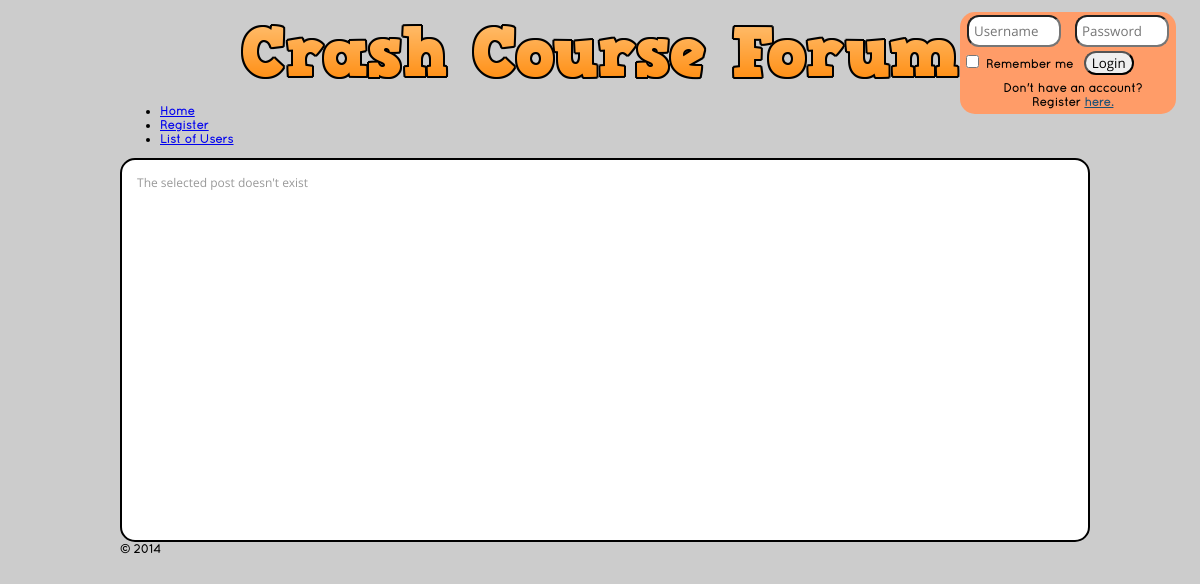
The app's page /index.php?loc=showpost&pa=1&pd=2014-08-06 01:11:44, older data.
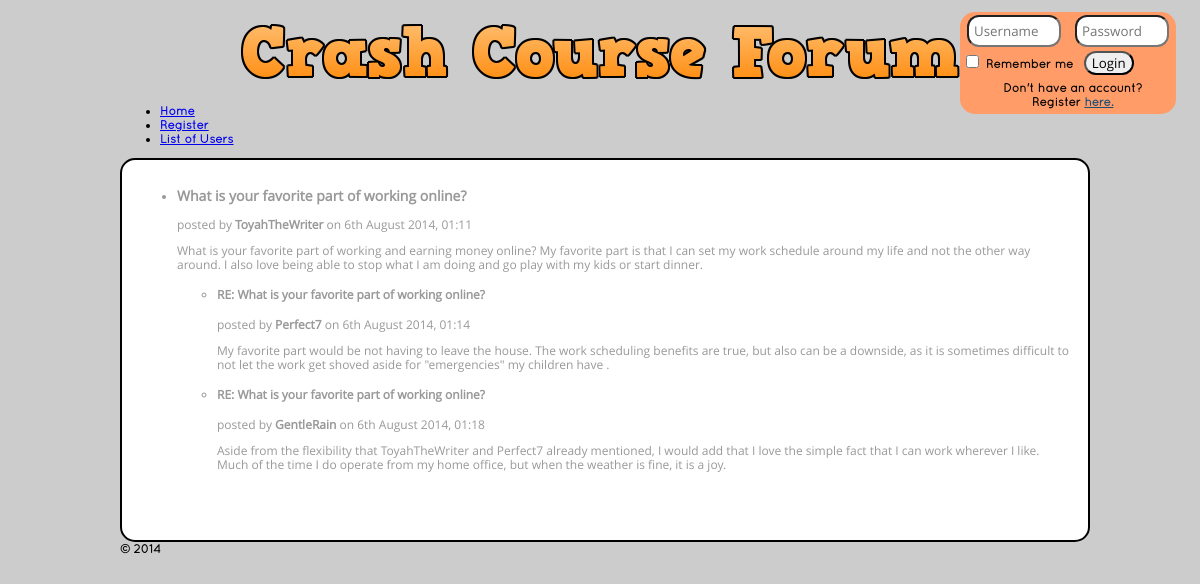
The same page, newer data.
### tables this page shows
create table post
(
author int  not null,
clocked datetime  not null,
content varchar(1024) not null,
subject varchar(256) not null,
udel boolean default false,
foreign key(author) references user(uid) on delete cascade,
primary key(author, clocked)
);

create table user 
(
uid int not null auto_increment,
alias varchar(16) not null,
pwd blob not null,
lastonline datetime not null,
type enum('O', 'A') not null,
primary key(uid),
unique(alias)
);

### functions.php (the view, shortened to what this page needs)
<?php
function showPost($pa, $pd) {
	$sqlP = sprintf("select * from post where author=%s and clocked='%s'", $pa, $pd);
	$uAlias = getAlias($pa);
	$queryP = sendQuery($sqlP);
	$rowc = $queryP->num_rows;
	if($rowc === 0) {
		$result = 'The selected post doesn\'t exist';
	} else {
	$rowP = $queryP->fetch_row();
	$result = sprintf("<ul><li><h3>%s</h3> posted by <b>%s</b> on %s <p>%s</p>", $rowP[3], $uAlias, date("jS F Y, H:i", strtotime($rowP[1])), $rowP[2]);
	}
	$result .= '</li>';
	$resultT = showThread($pa, $pd);
	if(empty($resultT) && $rowc != 0) {
		$result .= '<p>No one replied to this post.</p>';
	} else {
		$result .= $resultT;
	}
	$result .= '</ul>';
	echo $result;
}
function showThread($pa, $pd) {
	$sql = sprintf("select * from post p join (select * from thread where authororg = %s and clockedorg = '%s') s on p.author = s.author and p.clocked = s.clocked", $pa, $pd);
		$query = sendQuery($sql);
	$rowc = $query->num_rows;
	if($rowc === 0) {
		return;
	} else {
		$result = '<ul>';
								while($row = $query->fetch_row()) {
										$uAlias = getAlias($row[0]);
										$result .= sprintf("<li><h4>%s</h4> posted by <b>%s</b> on %s<p>%s</p>", $row[3], $uAlias, date("jS F Y, H:i", strtotime($row[1])), $row[2]);
										$result .= showThread( $row[0], $row[1]);
										$result .= '</li>';
										}
	}
			$result .= '</ul>';
	return $result;
	}
function getAlias($uid) {
	$q = sendQuery("select alias from user where uid='$uid'");
	$r = $q->fetch_row();
	return $r[0];
}
function sendQuery($query) {
try {
$mysqli = new mysqli(HOST,USER, UPWD, DBNAME);
	$result = $mysqli->query($query);
return $result;
} catch (Exception $e) {
	if(isset($_GET['debug'])) {
		echo "Debug mode on.<br>".$e->getMessage();
		return false;
	}
}
}
?>

Row changes from the older to the newer data that the page shows:
added post: subject "What is your favorite part of working online?", clocked "6th August 2014, 01:11", content "What is your favorite part of working and earning money online? My favorite part is that I can set my work schedule around my life and not the other way around. I also love being able to stop what I am doing and go play with my kids or start dinner."
now on this page (row edited): user: alias "ToyahTheWriter"
added post: subject "RE: What is your favorite part of working online?", author.alias "Perfect7", clocked "6th August 2014, 01:14", content "My favorite part would be not having to leave the house. The work scheduling benefits are true, but also can be a downside, as it is sometimes difficult to not let the work get shoved aside for \"emergencies\" my children have ."
added post: subject "RE: What is your favorite part of working online?", author.alias "GentleRain", clocked "6th August 2014, 01:18", content "Aside from the flexibility that ToyahTheWriter and Perfect7 already mentioned, I would add that I love the simple fact that I can work wherever I like. Much of the time I do operate from my home office, but when the weather is fine, it is a joy."
Text that changed along with them:
$result: "The selected post doesn't exist" → (not shown)
text now shown: "posted by on"
